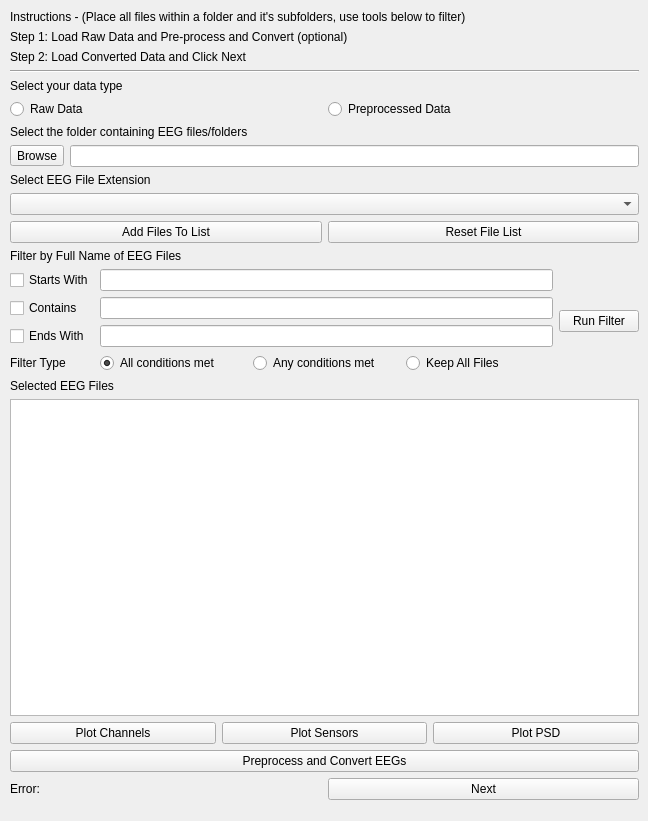
<?xml version="1.0" encoding="UTF-8"?>
<ui version="4.0">
 <class>WizardPage</class>
 <widget class="QWizardPage" name="WizardPage">
  <property name="geometry">
   <rect>
    <x>0</x>
    <y>0</y>
    <width>648</width>
    <height>821</height>
   </rect>
  </property>
  <property name="minimumSize">
   <size>
    <width>648</width>
    <height>0</height>
   </size>
  </property>
  <property name="windowTitle">
   <string>WizardPage</string>
  </property>
  <widget class="QWidget" name="verticalLayoutWidget">
   <property name="geometry">
    <rect>
     <x>10</x>
     <y>10</y>
     <width>629</width>
     <height>790</height>
    </rect>
   </property>
   <layout class="QVBoxLayout" name="verticalLayout">
    <item>
     <widget class="QLabel" name="instructLabel_1">
      <property name="text">
       <string>Instructions - (Place all files within a folder and it's subfolders, use tools below to filter)</string>
      </property>
     </widget>
    </item>
    <item>
     <widget class="QLabel" name="instructLabel_3">
      <property name="text">
       <string>Step 1: Load Raw Data and Pre-process and Convert (optional)</string>
      </property>
     </widget>
    </item>
    <item>
     <widget class="QLabel" name="instructLabel_2">
      <property name="text">
       <string>Step 2: Load Converted Data and Click Next</string>
      </property>
     </widget>
    </item>
    <item>
     <widget class="Line" name="line">
      <property name="orientation">
       <enum>Qt::Horizontal</enum>
      </property>
     </widget>
    </item>
    <item>
     <widget class="QLabel" name="selectDataLabel">
      <property name="text">
       <string>Select your data type</string>
      </property>
     </widget>
    </item>
    <item>
     <layout class="QHBoxLayout" name="horizontalLayout">
      <item>
       <widget class="QRadioButton" name="preprocessed_radio">
        <property name="enabled">
         <bool>true</bool>
        </property>
        <property name="text">
         <string>Raw Data</string>
        </property>
        <property name="checked">
         <bool>true</bool>
        </property>
       </widget>
      </item>
      <item>
       <widget class="QRadioButton" name="raw_radio">
        <property name="text">
         <string>Preprocessed Data</string>
        </property>
       </widget>
      </item>
     </layout>
    </item>
    <item>
     <widget class="QLabel" name="selectFolderLabel">
      <property name="text">
       <string>Select the folder containing EEG files/folders</string>
      </property>
     </widget>
    </item>
    <item>
     <layout class="QHBoxLayout" name="horizontalLayout_2">
      <item>
       <widget class="QToolButton" name="browse_button">
        <property name="text">
         <string>Browse</string>
        </property>
       </widget>
      </item>
      <item>
       <widget class="QLineEdit" name="lineEdit_2"/>
      </item>
     </layout>
    </item>
    <item>
     <widget class="QLabel" name="fileExtLabel">
      <property name="text">
       <string>Select EEG File Extension</string>
      </property>
     </widget>
    </item>
    <item>
     <widget class="QComboBox" name="fileExtSelect"/>
    </item>
    <item>
     <layout class="QHBoxLayout" name="horizontalLayout_3">
      <item>
       <widget class="QPushButton" name="pushButton">
        <property name="text">
         <string>Add Files To List</string>
        </property>
       </widget>
      </item>
      <item>
       <widget class="QPushButton" name="pushButton_2">
        <property name="text">
         <string>Reset File List</string>
        </property>
       </widget>
      </item>
     </layout>
    </item>
    <item>
     <layout class="QGridLayout" name="gridLayout_2">
      <item row="0" column="0">
       <widget class="QLabel" name="filterLabel">
        <property name="text">
         <string>Filter by Full Name of EEG Files</string>
        </property>
       </widget>
      </item>
      <item row="1" column="1">
       <widget class="QPushButton" name="findEEGButton">
        <property name="text">
         <string>Run Filter</string>
        </property>
       </widget>
      </item>
      <item row="1" column="0">
       <layout class="QGridLayout" name="gridLayout">
        <item row="0" column="1">
         <widget class="QLineEdit" name="lineEdit"/>
        </item>
        <item row="2" column="1">
         <widget class="QLineEdit" name="lineEdit_4"/>
        </item>
        <item row="2" column="0">
         <widget class="QCheckBox" name="checkBox_3">
          <property name="text">
           <string>Ends With</string>
          </property>
         </widget>
        </item>
        <item row="0" column="0">
         <widget class="QCheckBox" name="checkBox">
          <property name="text">
           <string>Starts With</string>
          </property>
         </widget>
        </item>
        <item row="1" column="1">
         <widget class="QLineEdit" name="lineEdit_3"/>
        </item>
        <item row="1" column="0">
         <widget class="QCheckBox" name="checkBox_2">
          <property name="text">
           <string>Contains</string>
          </property>
         </widget>
        </item>
        <item row="4" column="1">
         <layout class="QHBoxLayout" name="horizontalLayout_5">
          <item>
           <widget class="QRadioButton" name="radioButton_2">
            <property name="text">
             <string>All conditions met</string>
            </property>
            <property name="checked">
             <bool>true</bool>
            </property>
           </widget>
          </item>
          <item>
           <widget class="QRadioButton" name="radioButton_3">
            <property name="text">
             <string>Any conditions met</string>
            </property>
           </widget>
          </item>
          <item>
           <widget class="QRadioButton" name="radioButton">
            <property name="text">
             <string>Keep All Files</string>
            </property>
           </widget>
          </item>
         </layout>
        </item>
        <item row="4" column="0">
         <widget class="QLabel" name="label">
          <property name="text">
           <string>Filter Type</string>
          </property>
         </widget>
        </item>
       </layout>
      </item>
     </layout>
    </item>
    <item>
     <widget class="QLabel" name="selectedFileLabel">
      <property name="text">
       <string>Selected EEG Files</string>
      </property>
     </widget>
    </item>
    <item>
     <widget class="QListWidget" name="selectedFileList"/>
    </item>
    <item>
     <layout class="QHBoxLayout" name="plotContainer">
      <item>
       <widget class="QPushButton" name="plotChanButton">
        <property name="text">
         <string>Plot Channels</string>
        </property>
       </widget>
      </item>
      <item>
       <widget class="QPushButton" name="plotSensorsButton">
        <property name="text">
         <string>Plot Sensors</string>
        </property>
       </widget>
      </item>
      <item>
       <widget class="QPushButton" name="plotPSDButton">
        <property name="text">
         <string>Plot PSD</string>
        </property>
       </widget>
      </item>
     </layout>
    </item>
    <item>
     <widget class="QPushButton" name="preprocessButton">
      <property name="text">
       <string>Preprocess and Convert EEGs</string>
      </property>
     </widget>
    </item>
    <item>
     <layout class="QHBoxLayout" name="horizontalLayout_4">
      <item>
       <widget class="QLabel" name="errorLabel">
        <property name="text">
         <string>Error:</string>
        </property>
       </widget>
      </item>
      <item>
       <widget class="QPushButton" name="nextButton">
        <property name="text">
         <string>Next</string>
        </property>
       </widget>
      </item>
     </layout>
    </item>
   </layout>
  </widget>
 </widget>
 <resources/>
 <connections/>
</ui>
